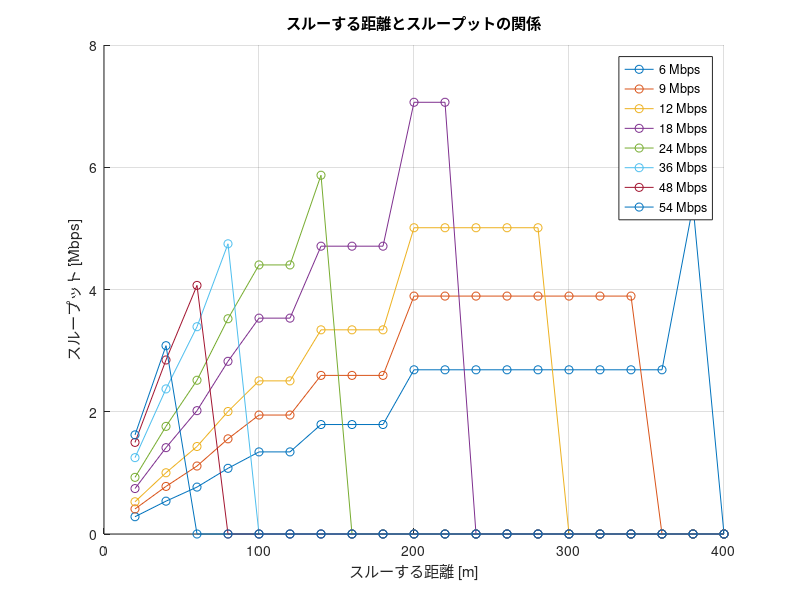

Source code (MATLAB):
%端末間のスルーする距離を変化させたときのスループット
% パラメータの設定
Rmin = [-82, -81, -79, -77, -74, -70, -66, -65]; % 最小受信感度 [dBm]
Tp = 10; % 送信電力 [dBm]
f = 2.4 * 10^9; % 周波数 [Hz]
c = 3 * 10^8; % 光速 [m/s]
d = 20;% 端末間の距離 [m]
N = 20; % 端末数
TR = [6, 9, 12, 18, 24, 36, 48, 54]; % 伝送レート [Mbps]

databit = [24, 36, 48, 72, 96, 144, 192, 216]; % OFDMシンボルごとのデータビット[bit]
PLCP_pre = 16; % PLCPプリアンブル[μs]
PLCPhead_sig = 1; % PLCPヘッダ（シグナル）[μs]
PLCPhead_ser = 16; % PLCPヘッダ（サービス）[μs]
ACK = 80; % 802.11ACKフレーム[bit]
MAC = 192; % 802.11MACヘッダ[bit]
LLC = 64; % LLCヘッダ[bit]
packet = 12000; % IPパケット[bit]
FCS = 32; % FCS[bit]
tail = 6; % テイルビット[bit]
SIFS = 16; % [μs]
DIFS = 34; % [μs]
backoff = 101.5; % 平均バックオフ制御時間 [μs]

% 変数の初期化
nt = zeros(size(TR)); % 総送信回数
d1 = zeros(size(TR)); % 各変調方式における伝送距離[m]
Lfs = zeros(size(TR)); % 距離減衰 [dB]
ACK_t = zeros(size(TR)); % ACKフレーム長[μs]
data_t = zeros(size(TR)); % データ長[μs]
throughput1 = zeros(size(TR)); % 端末間のスループット [Mbps]
throughput2 = zeros(size(TR)); % 全体のスループット [Mbps]
total_tt = zeros(size(TR)); % 1パケットの全体(100台)の送信時間[μs]

% 色の設定
colorOrder = lines(length(TR));

% スループットと距離のプロット
figure;
hold on;

for i = 1:length(TR)
    Lfs(i) = Tp - Rmin(i); % 距離減衰 [dB]
    d1(i) = ((10^(Lfs(i) / 20)) * c) / (4 * pi * f); % 伝送距離 [m]
    % フレームの計算
    ACK_t(i) = PLCP_pre + (PLCPhead_sig + ceil((PLCPhead_ser + ACK + FCS + tail) / databit(i))) * 4;
    data_t(i) = PLCP_pre + (PLCPhead_sig + ceil((PLCPhead_ser + MAC + LLC + packet + FCS + tail) / databit(i))) * 4;

    % スループットの計算とプロットデータの準備
    distance = [];
    throughput = [];

    for j =1:20
        if (d1(i) >= j * d) % 端末間の距離が最大伝送距離より短かったら
            % 総送信回数の計算
            if mod(N - 1, j) == 0
                nt(j) = (N - 1) / j;
            else
                nt(j) = floor((N - 1) / j) + 1;
            end

            % スループットの計算
            total_tt(j) = (ACK_t(i) + data_t(i) + SIFS + backoff ) * nt(j);
            throughput(j) = packet / total_tt(j);
            distance(j) = j * d;
        else
            throughput(j) = 0;
            distance(j) = j * d;
        end
    end

    % プロット
    plot(distance, throughput, '-o', 'Color', colorOrder(i, :), 'DisplayName', sprintf('%d Mbps', TR(i)));
end

xlabel('スルーする距離 [m]');
ylabel('スループット [Mbps]');
title('スルーする距離とスループットの関係');
grid on;
hold off;

% 凡例の追加
legend show;
